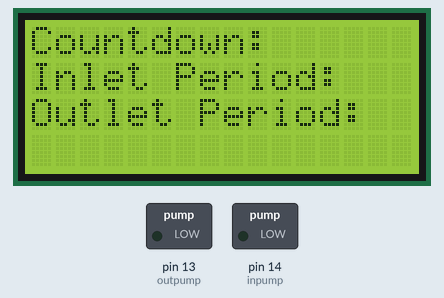
The sketch below on a simulated Arduino Uno, built with avr-gcc and run on an emulated ATmega328P. Parts: 16×4 character LCD, switched loads named in the sketch (green lamp = pin HIGH).

Above: at 0.1 s.
At 5.1 s:
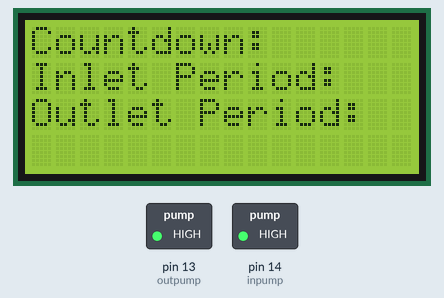
Timing chart, 0 to 127.5 s (numbered marks = the images above):
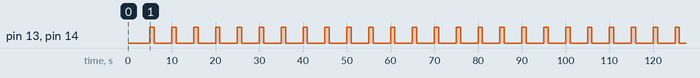

The sketch:

code.ino
```cpp
#include <LiquidCrystal.h>
LiquidCrystal lcd(12, 11, 7, 6, 5, 4);//First two are PWM; last four are digital.

long refreshinterval = 5;//seconds
long outpumpinterval = 1;//seconds

const int outpump =  13;//Digital pin number.
const int inpump = 14;//Digital pin number.

//Holder variables.
int refreshing;
unsigned long previousMillis,currentMillis,elapsed;

void setup() {
  refreshing = LOW;
  previousMillis = 0;
  // set the digital pin as output:
  pinMode(outpump, OUTPUT);
  pinMode(inpump, OUTPUT);
  //convert to milliseconds
  refreshinterval = refreshinterval*1000;
  outpumpinterval = outpumpinterval*1000;


  lcd.begin(16,4);
  lcd.setCursor(0,0);
  lcd.print("Countdown: ");
  lcd.setCursor(0,1);
  lcd.print("Inlet Period: ");
  lcd.setCursor(0,2);
  lcd.print("Outlet Period: ");
  lcd.setCursor(0,3);
  lcd.print("");
}

void loop()
{
  currentMillis = millis();
  elapsed = currentMillis-previousMillis;
  if(refreshing == HIGH){
   if(elapsed > outpumpinterval){
    digitalWrite(outpump, LOW);//stop pumping out water.
    digitalWrite(inpump, LOW);//start pumping in water.
    refreshing = LOW;
   }
  } else {
    if(elapsed > refreshinterval) {
      previousMillis = currentMillis;
      refreshing = HIGH;
      digitalWrite(outpump, HIGH);//start pumping out water.
      digitalWrite(inpump, HIGH);//stop pumping in water.
    }
  }
}

void updateCountdown(){
  lcd.setCursor(14,0);
  lcd.print(millis()/1000);
}
```

Measured:
- by itself, pin 13 (outpump), pin 14 (inpump): alternates HIGH for 1.0 s and LOW for 4.0 s
